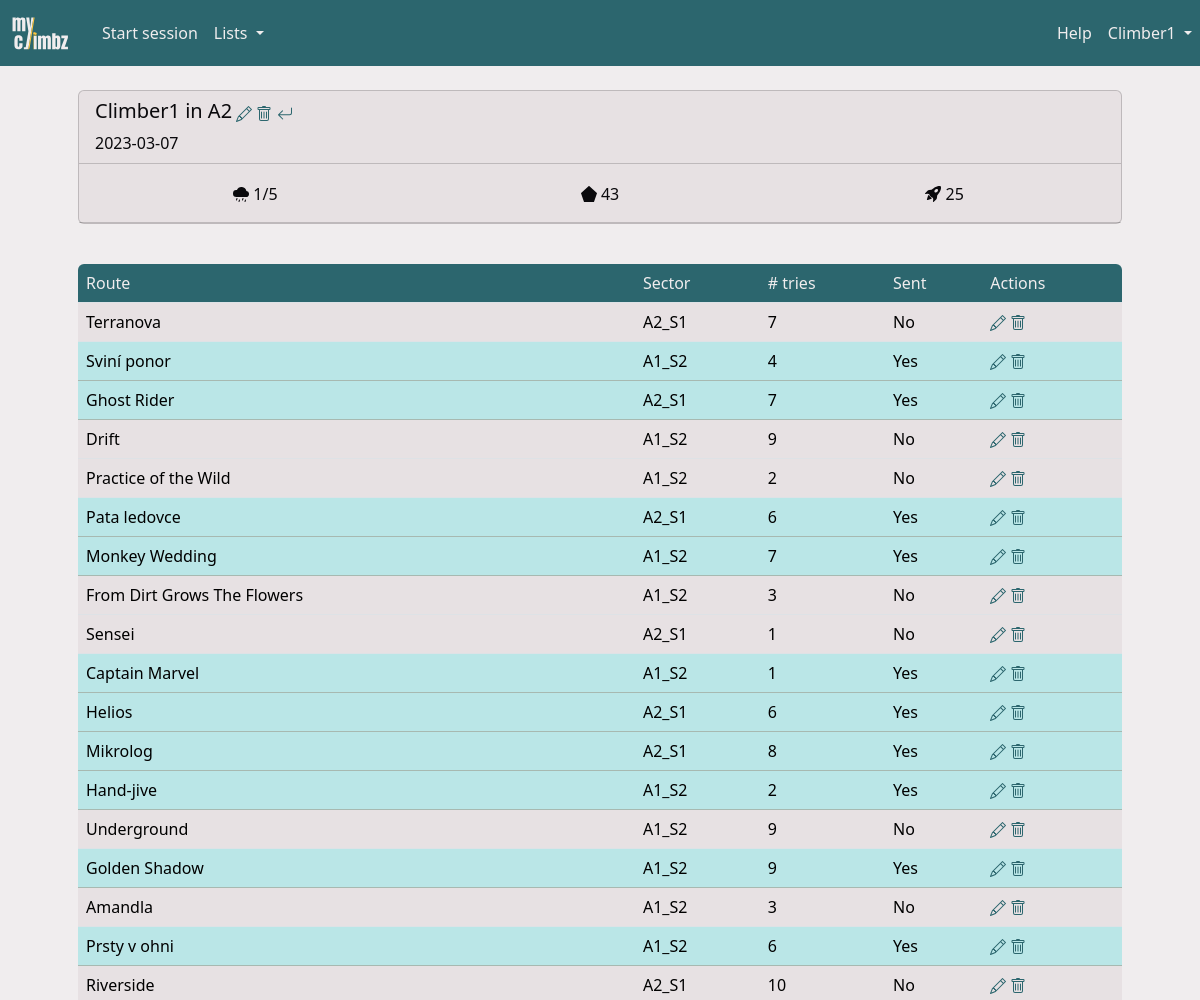
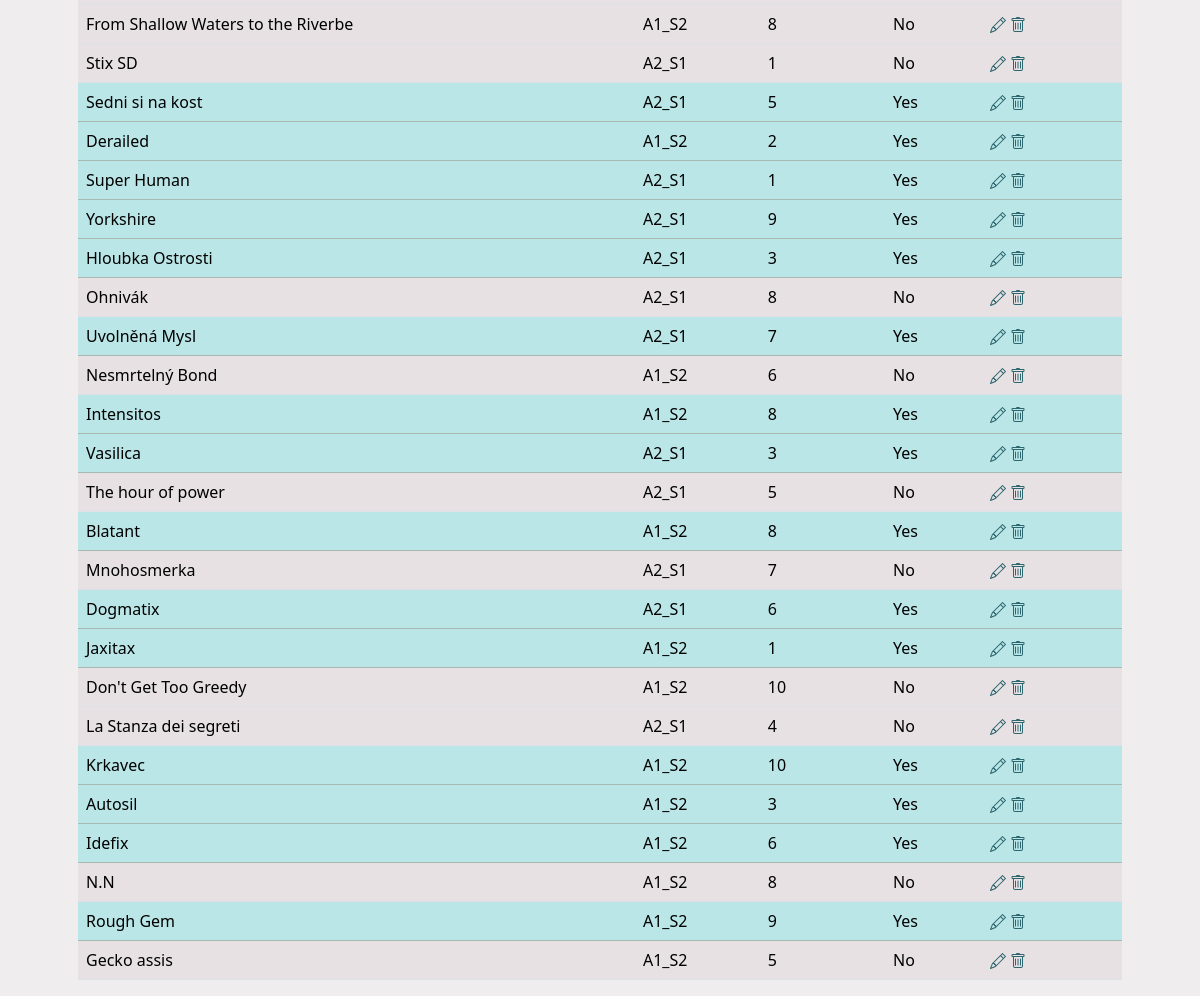
The page /session/3 (signed in) on the database its author committed (2 pictures, top to bottom).
### climbz/models/climber.py (models this page shows, shortened)
class Climber(db.Model, UserMixin):
    id = db.Column(db.Integer, primary_key=True)
    role = db.Column(db.Integer, nullable=False, default=0)
    email = db.Column(db.String(200), nullable=False, unique=True)
    password = db.Column(db.String(200), nullable=False)
    name = db.Column(db.String(200), nullable=False)
    birthdate = db.Column(db.Date, nullable=True)
    year_started_climbing = db.Column(db.Integer, nullable=True)
    height = db.Column(db.Integer, nullable=True)
    ape_index = db.Column(db.Integer, nullable=True)
    grade_scale = db.Column(db.String(10), nullable=False, default="font")
    sessions = db.relationship("Session", backref="climber", cascade="all, delete")
    opinions = db.relationship("Opinion", backref="climber", cascade="all, delete")
    routes = db.relationship("Route", backref="creator")
    sectors = db.relationship("Sector", backref="creator")
    areas = db.relationship("Area", backref="creator")
    projects = db.relationship(
        "Route",
        secondary=climber_projects,
        backref=db.backref("climbers", lazy="dynamic"),
    )

### climbz/models/session.py (models this page shows)
class Session(db.Model):
    __tablename__ = "climbing_session"
    id = db.Column(db.Integer, primary_key=True)
    date = db.Column(db.Date, nullable=False, default=datetime.now().date())
    conditions = Rating("conditions")
    is_project_search = db.Column(db.Boolean, nullable=False, default=False)
    comment = db.Column(db.Text)
    climbs = db.relationship("Climb", backref="session", cascade="all, delete")
    area_id = db.Column(db.Integer, db.ForeignKey("area.id"))
    climber_id = db.Column(db.Integer, db.ForeignKey("climber.id"))
    UniqueConstraint(date, area_id, climber_id, name="unique_session")

### climbz/models/climb.py (models this page shows)
class Climb(db.Model):
    id = db.Column(db.Integer, primary_key=True)
    n_attempts = db.Column(db.Integer, default=0)
    sent = db.Column(db.Boolean, nullable=False)
    flashed = db.Column(db.Boolean, nullable=False)
    comment = db.Column(db.Text)
    link = db.Column(db.String(300))
    route_id = db.Column(db.Integer, db.ForeignKey("route.id"))
    session_id = db.Column(db.Integer, db.ForeignKey("climbing_session.id"))
    UniqueConstraint(route_id, session_id, name="unique_route_in_session")

### climbz/models/route.py (models this page shows, shortened)
class Route(db.Model):
    id = db.Column(db.Integer, primary_key=True)
    name = db.Column(db.String(200), nullable=False)
    created_by = db.Column(db.Integer, db.ForeignKey("climber.id"), nullable=False)
    latitude = db.Column(db.Float)
    longitude = db.Column(db.Float)
    comment = db.Column(db.Text)
    link = db.Column(db.String(300))
    sit_start = db.Column(db.Boolean, nullable=False, default=False)
    height = db.Column(db.Float, db.CheckConstraint("height >= 1"))
    inclination = ConstrainedInteger("inclination", -50, 90)
    sector_id = db.Column(db.Integer, db.ForeignKey("sector.id"))
    climbs = db.relationship("Climb", backref="route", cascade="all, delete")
    opinions = db.relationship("Opinion", backref="route", cascade="all, delete")
    UniqueConstraint(name, sector_id, name="unique_route_name_in_sector")
    @property
    def sent(self) -> bool:
        return any(
            climb.sent
            for climb in self.climbs
            if climb.session.climber_id == current_user.id
        )

### climbz/models/sector.py (models this page shows, shortened)
class Sector(db.Model):
    id = db.Column(db.Integer, primary_key=True)
    name = db.Column(db.String(200), nullable=False)
    created_by = db.Column(db.Integer, db.ForeignKey("climber.id"), nullable=False)
    area_id = db.Column(db.Integer, db.ForeignKey("area.id"))
    routes = db.relationship("Route", backref="sector", cascade="all, delete")
    comment = db.Column(db.Text)
    UniqueConstraint(name, area_id, name="unique_sector_name_in_area")

### climbz/blueprints/sessions/routes.py (the view)
@sessions.route("/session/<int:session_id>")
def page_session(session_id: int) -> str:
    session = Session.query.get(session_id)
    return render(
        "session.html", title=f"Session on {session.area.name}", session=session
    )

### climbz/blueprints/utils.py (called while the page is built)
@login_required
def render(*args, **kwargs) -> str:
    kwargs["title"] = kwargs["title"]
    kwargs["error"] = flask_session.pop("error", None)
    kwargs["open_session"] = Session.query.get(flask_session.get("session_id", -1))
    kwargs["username"] = current_user.name
    kwargs["user_id"] = current_user.id
    kwargs["user_role"] = current_user.role
    kwargs["user_grade_scale"] = current_user.grade_scale
    path = request.path
    if not path.startswith("/edit_") and not path.startswith("/add_"):
        flask_session["call_from_url"] = path
    return render_template(
        *args,
        **kwargs,
    )

### climbz/models/climber.py (called while the page is built)
@login_manager.user_loader
def load_climber(climber_id: int) -> Climber:
    return Climber.query.get(int(climber_id))

### run.py (called while the page is built, shortened)
@app.before_request
def check_request_validity():
    if not request.endpoint:
        return
    elif request.endpoint == "climbers.login" or "static" in request.endpoint:
        return
    elif not current_user.is_authenticated:
        return redirect(url_for("climbers.login"))

### climbz/templates/session.html (shortened to what this page needs)
{% import "macros.html" as macros %}
{% extends "main.html" %}
{% block content %}
<div class="container px-0 px-md-5 py-0 py-md-4">
    {% if session.climber_id == user_id %}
        {% set actions = [
            { "icon": "edit", "url": url_for('sessions.edit_session', session_id=session.id) },
            { "icon": "delete", "url": url_for('sessions.delete_session', session_id=session.id) }
        ] %}
        {% if not open_session %}
            {% set actions = actions + [{ "icon": "reopen", "url": url_for('sessions.reopen_session', session_id=session.id) }] %}
        {% endif %}
    {% else %}
        {% set actions = [] %}
    {% endif %}
    {{ macros.card({
        "header": {
            "title": session.climber.name ~ " in " ~ session.area.name,
            "title_actions": actions,
            "subtitle": session.date,
        },
        "body": {
            "facts": [
                { "icon": "conditions", "value": session.conditions, "unit": "/5" },
                { "icon": "n_boulders", "value": session.climbs | length, "unit": "" },
                { "icon": "n_sends", "value": session.climbs | map(attribute='sent') | sum, "unit": "" },
            ],
            "list": [
                {"value": session.comment if session.comment else ""},
            ]
        }
    }) }}
</div>
<div class="container px-0 px-md-5">
    <table id="content_table" class="table table-hover" data-sort-col="0" data-sort-order="asc">
        <thead>
            <tr>
                <th>Route</th>
                <th>Sector</th>
                <th># tries</th>
                <th>Sent</th>
                {% if session.climber_id == user_id %}
                <th data-sortable="false">Actions</th>
                {% endif %}
            </tr>
        </thead>
        <tbody>
            {% for climb in session.climbs %}
            {% if climb.route.sent %}
            {% set sent = "Yes" %}
            {% else %}
            {% set sent = "No" %}
            {% endif %}
            {% set onclick = "window.location=\"" + url_for('routes.page_route', route_id=climb.route.id) + "\"" %}
            {% if sent == "Yes" %}
            <tr class="table-success">
                {% else %}
            <tr>
                {% endif %}
                <td onclick={{ onclick }}>{{ climb.route.name }}</td>
                <td onclick={{ onclick }}>{{ climb.route.sector.name }}</td>
                <td onclick={{ onclick }}>{{ climb.n_attempts }}</td>
                <td onclick={{ onclick }}>{{ sent }}</td>
                {% if session.climber_id == user_id %}
                    <td>
                        <a href="{{ url_for('climbs.edit_climb', climb_id=climb.id) }}">
                        </a>
                        <a href="{{ url_for('climbs.delete_climb', climb_id=climb.id) }}">
                        </a>
                    </td>
                {% endif %}
            </tr>
            {% endfor %}
        </tbody>
    </table>
</div>
{% endblock content %}

### climbz/templates/macros.html (shortened to what this page needs)
{% macro card(data) %}
<div class="card mb-3">
    <div class="card-header">
        <div class="row">
            <div class="col-sm">
                <h5 class="card-title" style="display: inline-block">{{ data['header']['title'] }}</h5>
                {% if data['header']['title_actions'] %}
                {% for action in data['header']['title_actions'] %}
                <a href="{{ action['url'] }}">
                </a>
                {% endfor %}
                {% endif %}
            </div>
            {% if data['header']['subtitle'] %}
                <span>{{ data['header']['subtitle'] }}</span>
            {% endif %}
        </div>
    </div>
    {% if data['body']['facts'] %}
    <div class="card-body">
        <div class="row">
            {% for fact in data['body']['facts'] %}
            <div class="col text-center" style="padding: 0">
                <span style="vertical-align: middle; display: inline-block;">
                </span>
                <span style="vertical-align: middle; display: inline-block;">
                    {% if fact['value'] is none %}
                        N/A
                    {% elif fact['value'] is float and fact['value'] % 1 == 0 %}
                        {{ fact['value']|int }}{{ fact['unit'] }}
                    {% else %}
                        {{ (fact['value']) }}{{ fact['unit'] }}
                    {% endif %}
                </span>
            </div>
            {% endfor %}
        </div>
    </div>
    {% endif %}
    {% if data['body']['list'] %}
    <ul class="list-group list-group-flush">
    </ul>
    {% endif %}
</div>
{% endmacro %}

### climbz/templates/main.html (shortened to what this page needs)
<html>
<head>
    <link href="https://cdn.jsdelivr.net/npm/bootstrap@5.3.2/dist/css/bootstrap.min.css" rel="stylesheet"
>
    <link href="{{ url_for('static', filename='css/colors.css') }}" rel="stylesheet" type="text/css">
    <link rel="stylesheet" type="text/css" href="https://cdnjs.cloudflare.com/ajax/libs/noUiSlider/15.8.1/nouislider.css" />
    <link href="https://cdn.jsdelivr.net/npm/simple-datatables@latest/dist/style.css" rel="stylesheet" type="text/css">
</head>
<body>
    <nav class="navbar navbar-expand-lg">
        <a class="navbar-brand" href="{{ url_for('home.page_home') }}" style="padding-left: 10px;">
            <img src="{{ url_for('static', filename='images/logo-transparent.svg') }}" width="60" height="40" class="d-inline-block align-top" alt="">
        </a>
        {% if not "Add" in title and not "Edit" in title %}
        <div class="collapse navbar-collapse ps-2" id="navbarSupportedContent">
            <ul class="navbar-nav me-auto mb-2 mb-md-0">
                {% if open_session %}
                <li><a class="nav-link" href="{{ url_for('climbs.add_climb') }}">Add climb</a></li>
                <li>
                    <a class="nav-link" href="{{ url_for('sessions.stop_session') }}">
                        Stop
                        {% if open_session.is_project_search %}
                        project search
                        {% else %}
                        session
                        {% endif %}
                    </a>
                </li>
                {% else %}
                <li class="nav-item">
                    <a class="nav-link" href="{{ url_for('sessions.add_session') }}">Start session</a>
                </li>
                {% endif %}
                <li class="nav-item dropdown">
                    <a class="nav-link dropdown-toggle" href="#" role="button" data-bs-toggle="dropdown"
                        aria-expanded="false">
                        Lists
                    </a>
                </li>
            </ul>
            <ul class="navbar-nav ms-md-auto mb-2 mb-md-0">
                <li class="nav-item">
                    <a class="nav-link" href="{{ url_for('home.guide') }}">Help</a>
                </li>
                <li class="nav-item dropdown">
                    <a class="nav-link dropdown-toggle" href="#" role="button" data-bs-toggle="dropdown"
                        aria-expanded="false">
                        {{ username }}
                    </a>
                </li>
            </ul>
        </div>
        {% endif %}
    </nav>
    {%block content %}{% endblock %}
</body>
</html>

### climbz/static/css/colors.css (style rules this page uses)
:root { --color-yellow: #FFC53D; --color-yellow-100: #fff0c6; --color-yellow-200: #ffdf88; --color-yellow-300: #FFC53D; --color-yellow-400: #ffb320; --color-yellow-500: #f98f07; --color-yellow-600: #dd6902; --color-yellow-700: #b74806; --color-yellow-800: #94360c; --color-yellow-900: #7a2e0d; --color-yellow-950: #461602; --color-green: #2C666E; --color-green-50: #f1faf9; --color-green-100: #daf3f3; --color-green-200: #bae6e7; --color-green-300: #8ad4d6; --color-green-400: #53b9bd; --color-green-500: #379da3; --color-green-600: #318089; --color-green-700: #2C666E; --color-green-800: #2c575e; --color-green-900: #284a51; --color-green-950: #163036; --color-white: #F0EDEE; --color-white-50: #f9f7f8; --color-white-100: #F0EDEE; --color-white-200: #e7e1e3; --color-white-300: #d5cccf; --color-white-400: #bbaeb2; --color-white-500: #a29197; --color-white-600: #8a787e; --color-white-700: #726368; --color-white-800: #605458; --color-white-900: #53494c; --color-white-950: #2a2527; --color-gray: #6c757d; --color-black: #0A090C; }
body { background-color: var(--color-white); }
a { text-decoration: none; color: var(--color-green); }
.card, .list-group-item, .dropdown-menu { background-color: var(--color-white-200); color: var(--color-black); }
.card-header { background-color: var(--color-white-darker); }
.navbar { background-color: var(--color-green); color: var(--color-white); }
.navbar-brand { color: var(--color-yellow); }
.nav-link, .nav-link:focus { color: var(--color-white); }
.table thead th:first-child { border-top-left-radius: var(--bs-border-radius); }
.table thead th:last-child { border-top-right-radius: var(--bs-border-radius); }
.table td { background-color: var(--color-white-200); }
.table-success td { background-color: var(--color-green-200) !important; }
.table thead { background-color: var(--color-green); color: var(--color-white); font-weight: normal; }
.table thead th { background-color: transparent; color: inherit; font-weight: normal; }
ul { list-style-type: none; }

### rows shown on the page
Climber: name "Climber1"
Session: header.subtitle "2023-03-07"
Climb: route.name "Terranova", route.sector.name "A2_S1", n_attempts "7", sent "No"
Climb: route.name "Sviní ponor", route.sector.name "A1_S2", n_attempts "4", sent "Yes"
Climb: route.name "Ghost Rider", route.sector.name "A2_S1", n_attempts "7", sent "Yes"
Climb: route.name "Drift", route.sector.name "A1_S2", n_attempts "9", sent "No"
Climb: route.name "Practice of the Wild", route.sector.name "A1_S2", n_attempts "2", sent "No"
Climb: route.name "Pata ledovce", route.sector.name "A2_S1", n_attempts "6", sent "Yes"
Climb: route.name "Monkey Wedding", route.sector.name "A1_S2", n_attempts "7", sent "Yes"
Climb: route.name "From Dirt Grows The Flowers", route.sector.name "A1_S2", n_attempts "3", sent "No"
Climb: route.name "Sensei", route.sector.name "A2_S1", n_attempts "1", sent "No"
Climb: route.name "Captain Marvel", route.sector.name "A1_S2", n_attempts "1", sent "Yes"
Climb: route.name "Helios", route.sector.name "A2_S1", n_attempts "6", sent "Yes"
Climb: route.name "Mikrolog", route.sector.name "A2_S1", n_attempts "8", sent "Yes"
Climb: route.name "Hand-jive", route.sector.name "A1_S2", n_attempts "2", sent "Yes"
Climb: route.name "Underground", route.sector.name "A1_S2", n_attempts "9", sent "No"
Climb: route.name "Golden Shadow", route.sector.name "A1_S2", n_attempts "9", sent "Yes"
Climb: route.name "Amandla", route.sector.name "A1_S2", n_attempts "3", sent "No"
Climb: route.name "Prsty v ohni", route.sector.name "A1_S2", n_attempts "6", sent "Yes"
Climb: route.name "Riverside", route.sector.name "A2_S1", n_attempts "10", sent "No"
Climb: route.name "From Shallow Waters to the Riverbe", route.sector.name "A1_S2", n_attempts "8", sent "No"
Climb: route.name "Stix SD", route.sector.name "A2_S1", n_attempts "1", sent "No"
Climb: route.name "Sedni si na kost", route.sector.name "A2_S1", n_attempts "5", sent "Yes"
Climb: route.name "Derailed", route.sector.name "A1_S2", n_attempts "2", sent "Yes"
Climb: route.name "Super Human", route.sector.name "A2_S1", n_attempts "1", sent "Yes"
Climb: route.name "Yorkshire", route.sector.name "A2_S1", n_attempts "9", sent "Yes"
Climb: route.name "Hloubka Ostrosti", route.sector.name "A2_S1", n_attempts "3", sent "Yes"
Climb: route.name "Ohnivák", route.sector.name "A2_S1", n_attempts "8", sent "No"
Climb: route.name "Uvolněná Mysl", route.sector.name "A2_S1", n_attempts "7", sent "Yes"
Climb: route.name "Nesmrtelný Bond", route.sector.name "A1_S2", n_attempts "6", sent "No"
Climb: route.name "Intensitos", route.sector.name "A1_S2", n_attempts "8", sent "Yes"
Climb: route.name "Vasilica", route.sector.name "A2_S1", n_attempts "3", sent "Yes"
Climb: route.name "The hour of power", route.sector.name "A2_S1", n_attempts "5", sent "No"
Climb: route.name "Blatant", route.sector.name "A1_S2", n_attempts "8", sent "Yes"
Climb: route.name "Mnohosmerka", route.sector.name "A2_S1", n_attempts "7", sent "No"
Climb: route.name "Dogmatix", route.sector.name "A2_S1", n_attempts "6", sent "Yes"
Climb: route.name "Jaxitax", route.sector.name "A1_S2", n_attempts "1", sent "Yes"
Climb: route.name "Don't Get Too Greedy", route.sector.name "A1_S2", n_attempts "10", sent "No"
Climb: route.name "La Stanza dei segreti", route.sector.name "A2_S1", n_attempts "4", sent "No"
Climb: route.name "Krkavec", route.sector.name "A1_S2", n_attempts "10", sent "Yes"
Climb: route.name "Autosil", route.sector.name "A1_S2", n_attempts "3", sent "Yes"
Climb: route.name "Idefix", route.sector.name "A1_S2", n_attempts "6", sent "Yes"
Climb: route.name "N.N", route.sector.name "A1_S2", n_attempts "8", sent "No"
Climb: route.name "Rough Gem", route.sector.name "A1_S2", n_attempts "9", sent "Yes"
Climb: route.name "Gecko assis", route.sector.name "A1_S2", n_attempts "5", sent "No"

### other values the page prints
{{ data['header']['title'] }} "Climber1 in A2"
{{ (fact['value']) }} "1" "43" "25"
{{ fact['unit'] }} "/5"
